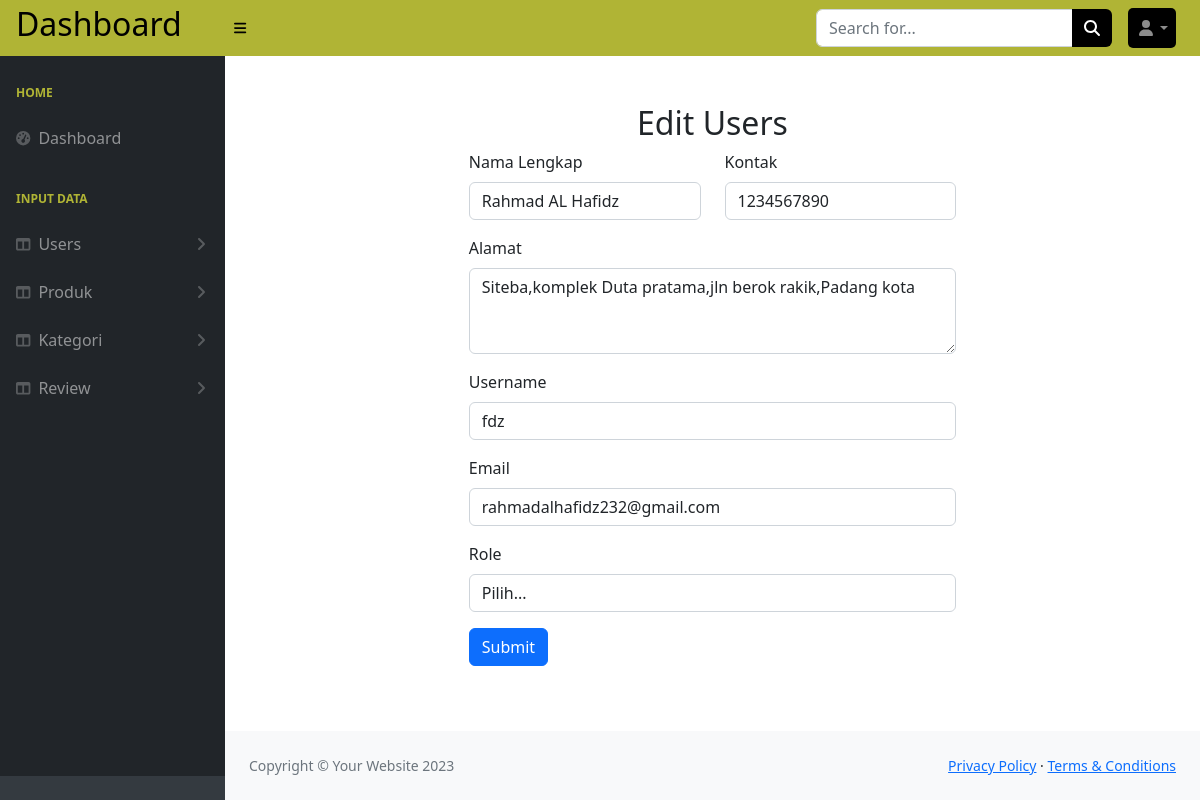
/dashboard/users/edit_user.php?iduser=7, run on the app's committed database.
### tables this page shows
CREATE TABLE `users` (
  `user_id` int(11) NOT NULL,
  `fullnm` varchar(255) NOT NULL,
  `kontak` varchar(50) NOT NULL,
  `alamat` varchar(255) NOT NULL,
  `username` varchar(50) NOT NULL,
  `email` varchar(50) NOT NULL,
  `role` enum('admin','alumni','user') NOT NULL,
  `pwd` varchar(100) NOT NULL,
  `created_at` timestamp NOT NULL DEFAULT current_timestamp() ON UPDATE current_timestamp(),
  `is_approved` tinyint(1) DEFAULT 0
);

### dashboard/users/edit_user.php (the view, shortened to what this page needs)
<?php include "../layout/header.php"; ?>
<?php include "../koneksi.php";
$iduser = $_GET['iduser'];
$cari = mysqli_query($connect, "SELECT * FROM users WHERE user_id = '$iduser'");
$itemuser = mysqli_fetch_array($cari);
?>
<form action="prosesEdit_user.php?iduser=<?= $itemuser['user_id'] ?>" method="post" enctype="multipart/form-data" class="mx-auto my-5 w-50">
    <h2 style="text-align: center;">Edit Users</h2>
    <div class="row">
        <div class="col mb-3">
            <label for="" class="form-label">Nama Lengkap</label>
            <input type="text" class="form-control" id="" name="fullname" value="<?= $itemuser['fullnm'] ?>">
        </div>
        <div class="col mb-3">
            <label for="" class="form-label">Kontak</label>
            <input type="number" class="form-control" id="" name="kontak" value="<?= $itemuser['kontak'] ?>">
        </div>
    </div>
    <div class="mb-3">
        <label for="exampleFormControlTextarea1" class="form-label">Alamat</label>
        <textarea class="form-control" id="exampleFormControlTextarea1" rows="3" name="alamat"><?= $itemuser['alamat'] ?></textarea>
    </div>
    <div class="mb-3">
        <label for="" class="form-label">Username</label>
        <input type="text" class="form-control" id="" name="username" value="<?= $itemuser['username'] ?>">
    </div>
    <div class="mb-3">
        <label for="" class="form-label">Email</label>
        <input type="email" class="form-control" id="" name="email" value="<?= $itemuser['email'] ?>">
    </div>
    <div class="row">
        <div class="col mb-3">
            <label for="" class="form-label">Role</label>
            <select name="kategori" id="" class="form-control">
                <option selected disabled value="">Pilih...</option>
            </select>
        </div>
    </div>
    <button type="submit" class="btn btn-primary">Submit</button>
</form>
<?php include "../layout/footer.php"; ?>

### data on the page
users: fullname "Rahmad AL Hafidz", kontak "1234567890", alamat "Siteba,komplek Duta pratama,jln berok rakik,Padang kota", username "fdz", email "rahmadalhafidz232@gmail.com"
